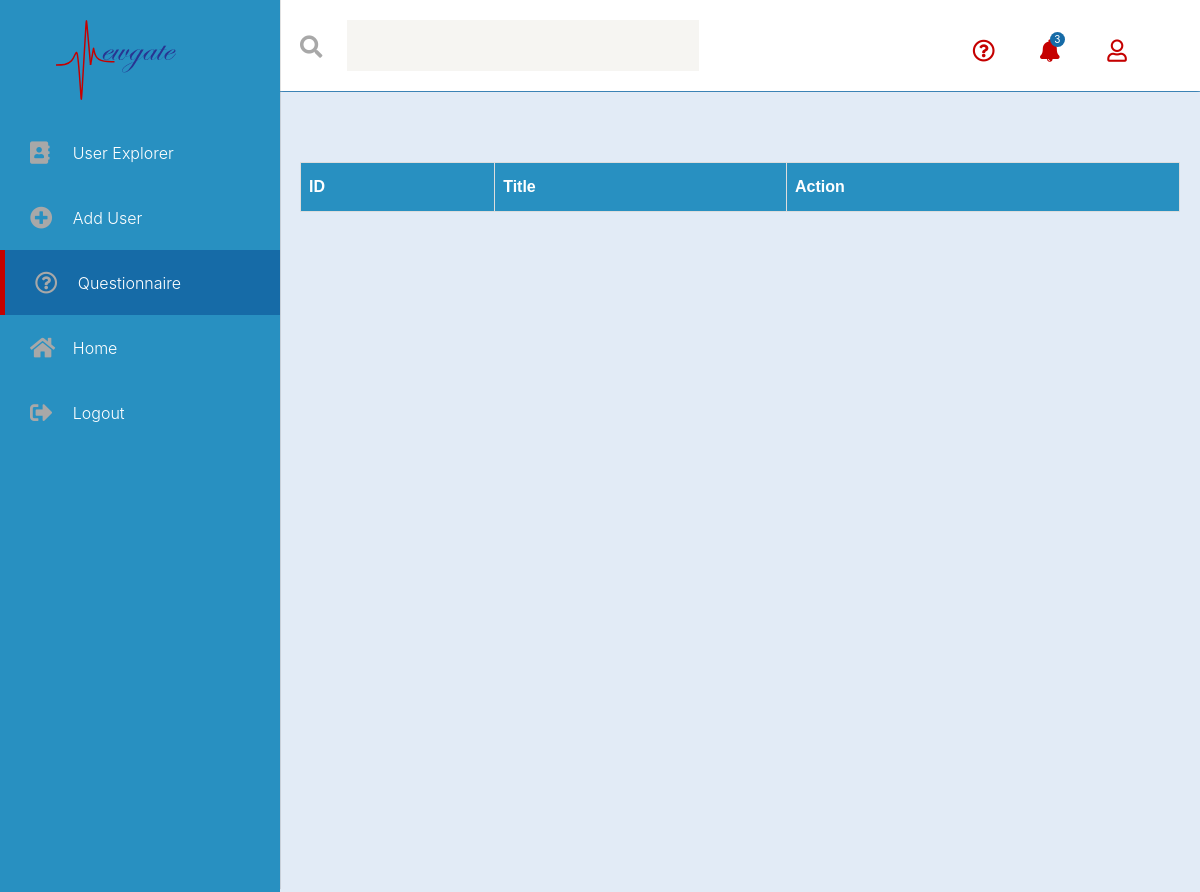
Before: /admin/viewquestionnaires.php (signed in) with the older database file.
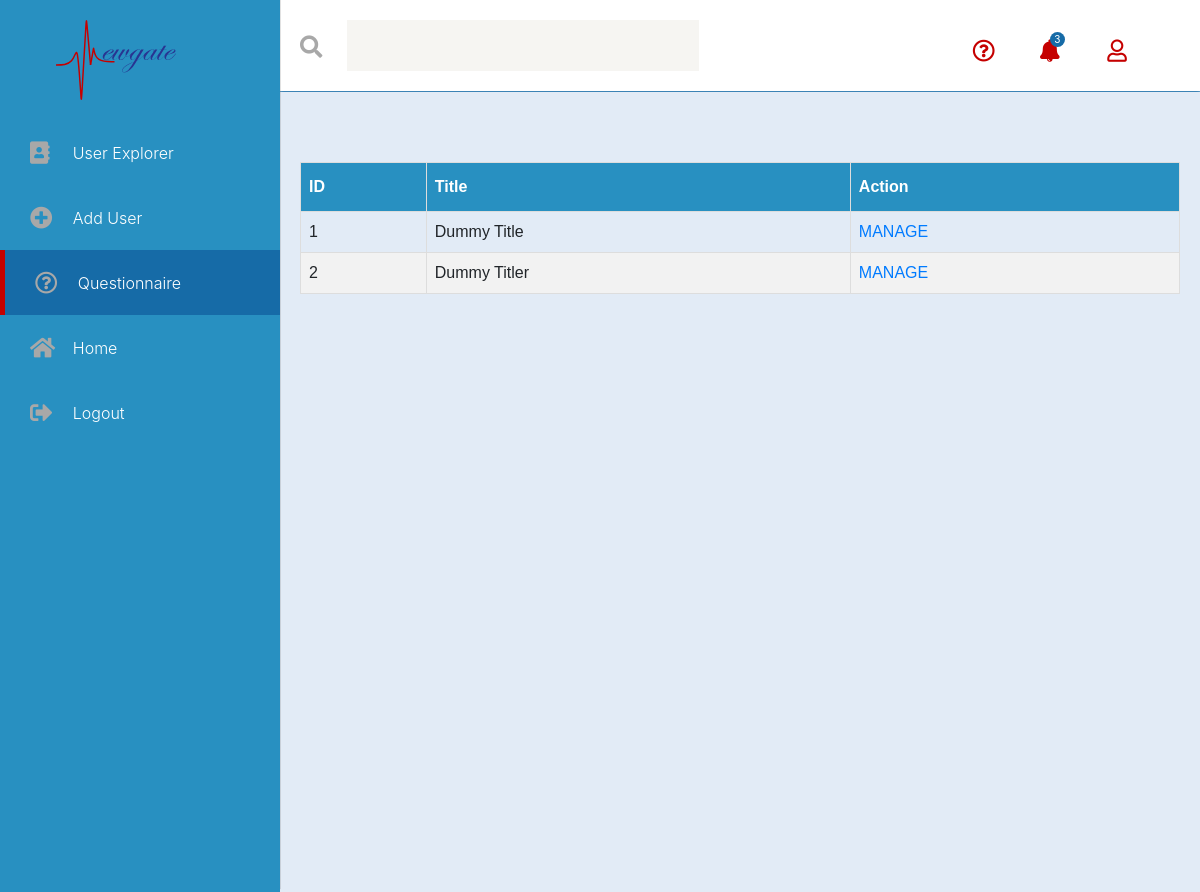
After: the same page with the newer database file.
### tables this page shows
CREATE TABLE IF NOT EXISTS `tbl_questionnaires` (
  `ID` int(11) NOT NULL AUTO_INCREMENT,
  `title` varchar(255) NOT NULL,
  `jsonQ` varchar(60000) NOT NULL,
  PRIMARY KEY (`ID`)
);

### classes/questionnaire.php (called while the page is built, shortened)
<?php
    class Questionnaire{
        function __construct($ID, $title, $jsonQ){
            $this->ID =$ID;
            $this->title = $title;
        }
        static function getAll($conn){
            $stmt = $conn->query("SELECT * FROM tbl_questionnaires");
            $result = $stmt->fetchall(PDO::FETCH_ASSOC);
            $quests =array();
            foreach ($result as $q) {
                $quest = new Questionnaire($q["ID"], $q["title"], $q["jsonQ"]);
                array_push($quests, $quest);
            }
            return $quests;
        }
    }
?>

### admin/viewquestionnaires.php (the view, shortened to what this page needs)
<?php
require_once("../functions/conn.php");
require_once("../classes/questionnaire.php");
$conn = connect();
$quests = Questionnaire::getAll($conn);
?>
<!DOCTYPE html>
<html lang="en">
<head>
    <link rel="stylesheet" type="text/css" media="screen" href="../assets/css/main.css"/>
    <link rel="stylesheet" href="https://use.fontawesome.com/releases/v5.0.13/css/all.css"
>
    <link rel="stylesheet" href="../assets/web-fonts-with-css/css/fontawesome-all.css">
    <link rel="stylesheet" type="text/css" media="screen" href="../assets/css/style.css"/>
    <link rel="stylesheet" href="../assets/css/bootstrap.min.css">
</head>
<body>
<section id="sideMenu">
    <img class="logo" src="../assets/images/newgate.svg" alt="logo here">
    <nav>
        <a href="viewusers.php" class="dash_btn"><i class="fas fa-address-book"></i>User Explorer</a>
        <a href="addusers.php" class="dash_btn"><i class="fas fa-plus-circle"></i>Add User</a>
        <a href="#" class="active dash_btn"><i class="far fa-question-circle"></i>Questionnaire</a>
        <a href="../pages/dashboard.php" class="dash_btn"><i class="fas fa-home"></i>Home</a>
        <a href="../logout.php" class="dash_btn"><i class="fas fa-sign-out-alt"></i>Logout</a>
    </nav>
</section>
<header>
    <div class="search-field">
        <i class="fas fa-search"></i>
        <input type="text" name="" value="">
    </div>
    <div class="user-field">
        <a href="#"><i class="b far fa-question-circle"></i></a>
        <a href="#" class="notification"><i class="b fas fa-bell"></i><span class="circle">3</span></a>
        <a href="#">
            <i class="b far fa-user"></i>
        </a>
    </div>
</header>
<section class="main-container">
    <div class="stuff">
        <table class="genTab">
            <thead>
            <tr>
                <th>ID</th>
                <th>Title</th>
                <th>Action</th>
            </tr>
            </thead>
            <tbody>
            <?php foreach ($quests as $quest) {
                echo <<<_END
            <tr>
                <td> $quest->ID</td>
                <td> $quest->title</td>
                <td> <a href="editquestionnaires.php?id=$quest->ID">MANAGE</a></td>
            </tr>
_END;
            }
            ?>
            </tbody>
        </table>
    </div>
</section>
</body>
</html>

Changed rows visible on the page:
added tbl_questionnaires: ID "1", title "Dummy Title"
added tbl_questionnaires: ID "2", title "Dummy Titler"
